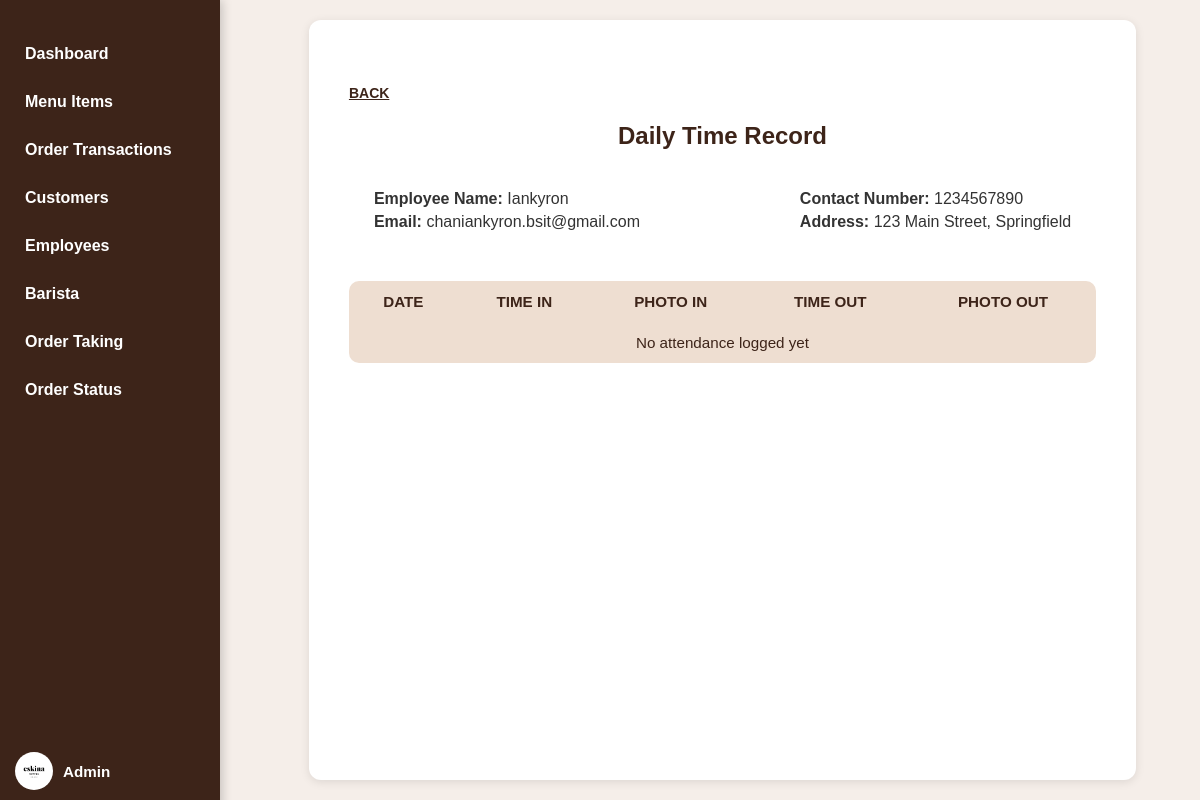
Page /Cafe/admin/employees_dtr.php?user_id=10 (signed in) on the committed database.
### tables this page shows
CREATE TABLE `users` (
  `id` int(11) NOT NULL,
  `full_name` varchar(100) NOT NULL,
  `email` varchar(100) NOT NULL,
  `contact` varchar(20) DEFAULT NULL,
  `address` varchar(255) DEFAULT NULL,
  `username` varchar(50) NOT NULL,
  `password` varchar(255) NOT NULL,
  `role` enum('admin','barista') NOT NULL DEFAULT 'barista',
  `created_at` timestamp NOT NULL DEFAULT current_timestamp(),
  `remember_token` varchar(255) DEFAULT NULL
);

CREATE TABLE `accounts` (
  `id` int(11) NOT NULL,
  `full_name` varchar(150) NOT NULL,
  `email` varchar(150) NOT NULL,
  `contact` varchar(20) DEFAULT NULL,
  `address` text DEFAULT NULL,
  `username` varchar(100) NOT NULL,
  `password` varchar(255) NOT NULL,
  `created_at` timestamp NOT NULL DEFAULT current_timestamp(),
  `remember_token` varchar(255) DEFAULT NULL
);

### Cafe/admin/employees_dtr.php (the view, shortened to what this page needs)
<?php
include '../config.php';
$user_id = intval($_GET['user_id']);
$query = "SELECT username FROM users WHERE id = 30 LIMIT 1";
$result = mysqli_query($conn, $query);
$adminName = ($result && mysqli_num_rows($result) > 0) ? htmlspecialchars(mysqli_fetch_assoc($result)['username']) : "Unknown";
?>
<!DOCTYPE html>
<html lang="en">
<head>
  <link rel="stylesheet" href="./css/employees_dtr.css">
</head>
<body>
<div class="main-layout">
   <aside class="sidebar">
    <ul>
      <li class="<?= basename($_SERVER['PHP_SELF']) == 'admin_dashboard.php' ? 'active' : '' ?>">
        <a href="admin_dashboard.php">Dashboard</a>
      </li>
      <li class="<?= basename($_SERVER['PHP_SELF']) == 'menu_items.php' ? 'active' : '' ?>">
        <a href="menu_items.php">Menu Items</a>
      </li>
      <li class="<?= basename($_SERVER['PHP_SELF']) == 'orders.php' ? 'active' : '' ?>">
        <a href="orders.php">Order Transactions</a>
      </li>
      <li class="<?= basename($_SERVER['PHP_SELF']) == 'customers.php' ? 'active' : '' ?>">
        <a href="customers.php">Customers</a>
      </li>
      <li class="<?= basename($_SERVER['PHP_SELF']) == 'employees.php' ? 'active' : '' ?>">
        <a href="employees.php">Employees</a>
      </li>
      <li class="<?= basename($_SERVER['PHP_SELF']) == 'create_barista.php' ? 'active' : '' ?>">
        <a href="create_barista.php">Barista</a>
      </li>
      <li class="<?= basename($_SERVER['PHP_SELF']) == 'admin_order.php' ? 'active' : '' ?>">
        <a href="admin_order.php">Order Taking</a>
      </li>
      <li class="<?= basename($_SERVER['PHP_SELF']) == 'admin_serve.php' ? 'active' : '' ?>">
        <a href="admin_serve.php">Order Status</a>
      </li>
    </ul>
    <div class="sidebar-logo">
      <img src="./images/eslogo.jpg" class="logo-img" id="logoutLogo" alt="Logo">
      <span class="admin-name"><?= $adminName ?></span>
    </div>
  </aside>
  <main class="content">
    <a href="employees.php" class="back-link">BACK</a>
    <h2>Daily Time Record</h2>
    <?php
    $sql_user = "SELECT full_name, email, contact, address FROM accounts WHERE id = $user_id";
    $result_user = $conn->query($sql_user);
    if ($result_user->num_rows > 0) {
        $user = $result_user->fetch_assoc();
        echo '<div class="employee-info">';
        echo '<div>';
        echo '<p><strong>Employee Name:</strong> ' . htmlspecialchars($user['full_name']) . '</p>';
        echo '<p><strong>Email:</strong> ' . htmlspecialchars($user['email']) . '</p>';
        echo '</div>';
        echo '<div>';
        echo '<p><strong>Contact Number:</strong> ' . htmlspecialchars($user['contact']) . '</p>';
        echo '<p><strong>Address:</strong> ' . htmlspecialchars($user['address']) . '</p>';
        echo '</div>';
        echo '</div>';
        $sql_dtr = "SELECT * FROM dtr_logs WHERE user_id = $user_id ORDER BY created_at DESC";
        $result_dtr = $conn->query($sql_dtr);
        echo '<table class="attendance-table">';
        echo '<thead>';
        echo '<tr>';
        echo '<th>DATE</th>';
        echo '<th>TIME IN</th>';
        echo '<th>PHOTO IN</th>';
        echo '<th>TIME OUT</th>';
        echo '<th>PHOTO OUT</th>';
        echo '</tr>';
        echo '</thead>';
        echo '<tbody>';
        if ($result_dtr->num_rows > 0) {
            while ($dtr = $result_dtr->fetch_assoc()) {
                $date = $dtr['time_in'] ? date('Y-m-d', strtotime($dtr['time_in'])) : '';
                $time_in = $dtr['time_in'] ? date('H:i:s', strtotime($dtr['time_in'])) : '';
                $time_out = $dtr['time_out'] ? date('H:i:s', strtotime($dtr['time_out'])) : '';
                $photo_in = $dtr['photo_in'] ? '<img src="' . htmlspecialchars($dtr['photo_in']) . '" width="50">' : '';
                $photo_out = $dtr['photo_out'] ? '<img src="' . htmlspecialchars($dtr['photo_out']) . '" width="50">' : '';
                echo '<tr>';
                echo "<td>$date</td>";
                echo "<td>$time_in</td>";
                echo "<td>$photo_in</td>";
                echo "<td>$time_out</td>";
                echo "<td>$photo_out</td>";
                echo '</tr>';
            }
        } else {
            echo '<tr><td colspan="5">No attendance logged yet</td></tr>';
        }
        echo '</tbody>';
        echo '</table>';
    } else {
        echo '<p>Employee not found.</p>';
    }
    ?>
  </main>
</div>
</body>
</html>

### Cafe/admin/css/employees_dtr.css (style rules this page uses)
body { margin: 0; font-family: Arial, sans-serif; background: #f5eee9; color: #333; height: 100vh; overflow: hidden; }
.main-layout { margin-left: 135px; height: 100vh; display: flex; justify-content: center; align-items: center; background: #f5eee9; padding: 20px; box-sizing: border-box; position: relative; }
.sidebar { background: #3D2419; width: 220px; height: 100vh; padding: 30px 0; position: fixed; top: 0; left: 0; display: flex; flex-direction: column; align-items: flex-start; box-shadow: 2px 0 10px rgba(0,0,0,0.2); z-index: 10; }
.sidebar ul { list-style: none; padding: 0; margin: 0; width: 100%; }
.sidebar li { width: 100%; }
.sidebar a { display: block; width: 100%; padding: 15px 25px; color: #fff; font-weight: 600; text-decoration: none; font-size: 1rem; transition: all 0.3s ease; position: relative; }
.sidebar a::before { content: ''; position: absolute; left: 0; top: 0; height: 90%; width: 5px; background: #BFAB99; transform: scaleY(0); transition: transform 0.3s ease; border-radius: 2px; }
.sidebar-logo { position: absolute; bottom: 70px; left: 15px; display: flex; align-items: center; gap: 10px; color: #fff; font-weight: bold; font-size: 1rem; }
.sidebar-logo .logo-img { width: 38px; height: 38px; border-radius: 50%; cursor: pointer; transition: transform 0.2s ease, box-shadow 0.2s ease; }
.admin-name { font-size: 0.95rem; font-weight: bold; color: #fff; text-transform: capitalize; }
.content { background: #fff; padding: 40px; border-radius: 12px; box-shadow: 0 2px 10px rgba(0,0,0,0.1); width: 100%; max-width: 1100px; box-sizing: border-box; text-align: left; position: relative; z-index: 1; height: 100%; }
.content h2 { margin-bottom: 20px; text-align: center; color: #3D2419; font-weight: bold; }
.employee-info { display: flex; justify-content: space-between; padding: 20px 25px; border-radius: 12px; margin-bottom: 30px; }
.employee-info div { display: flex; flex-direction: column; gap: 5px; }
.employee-info p { margin: 0; font-weight: 500; }
.attendance-table { width: 100%; border-collapse: collapse; background: #eeded1; border-radius: 10px; overflow: hidden; }
.attendance-table th, .attendance-table td { padding: 12px 15px; text-align: center; font-size: 0.95rem; color: #3D2419; }
.attendance-table th { font-weight: 600; }
main h2 { text-align: center; margin-bottom: 20px; }
.back-link { text-decoration: underline; color: #3D2419; font-weight: bold; font-size: 14px; margin-top: 25px; display: inline-block; }
@media (max-width: 1200px) { .content { width: 88%; margin-left: 25px; } }
@media (min-width: 1025px) { .sidebar { left: 0; position: fixed; } }
@media (min-width: 1025px) { .main-layout { margin-left: 220px; } }

### rows in the picture
users: username "Admin"
accounts: full_name "Iankyron", email "chaniankyron.bsit@gmail.com", contact "1234567890", address "123 Main Street, Springfield"
